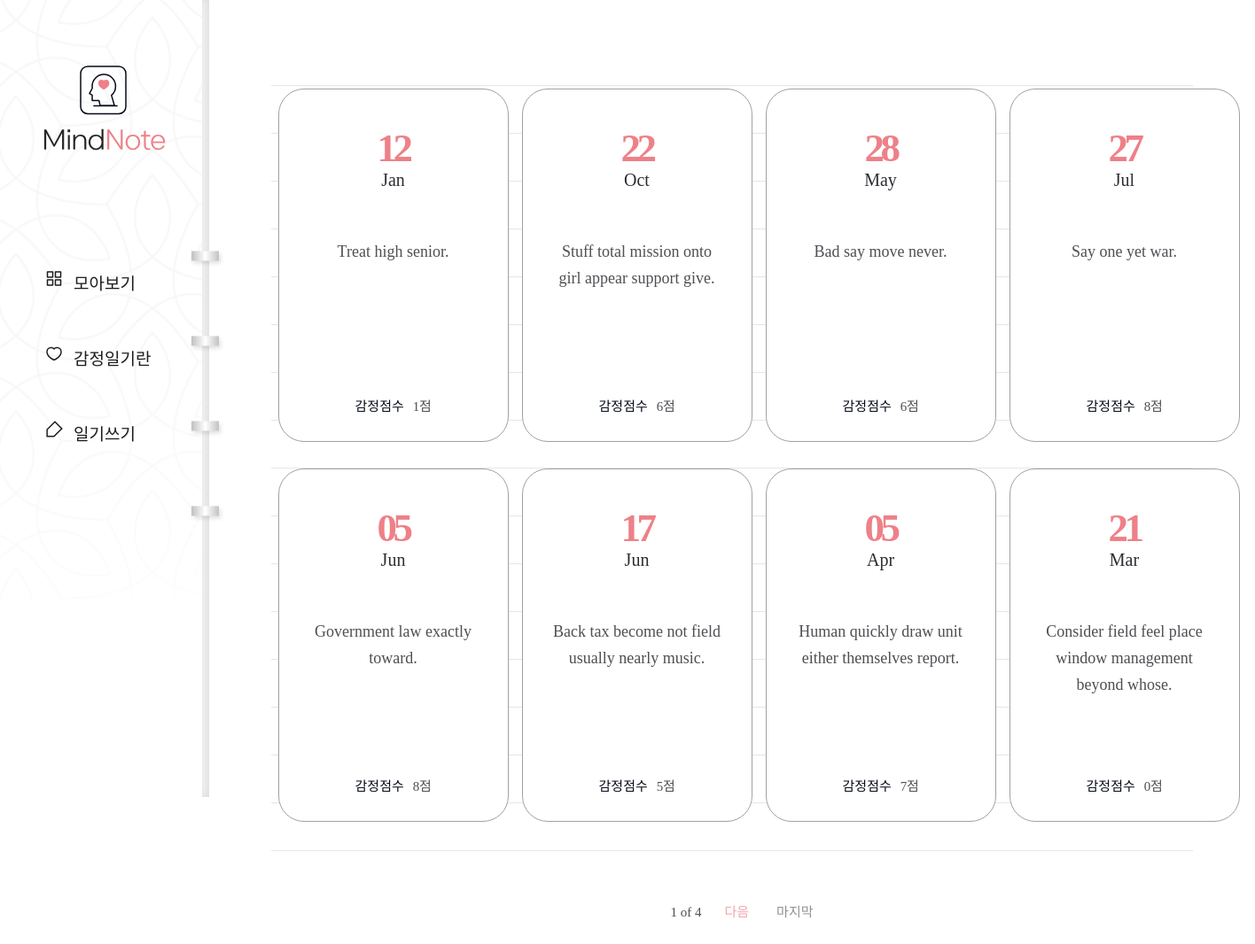
Before: /diary/ with the older database file.
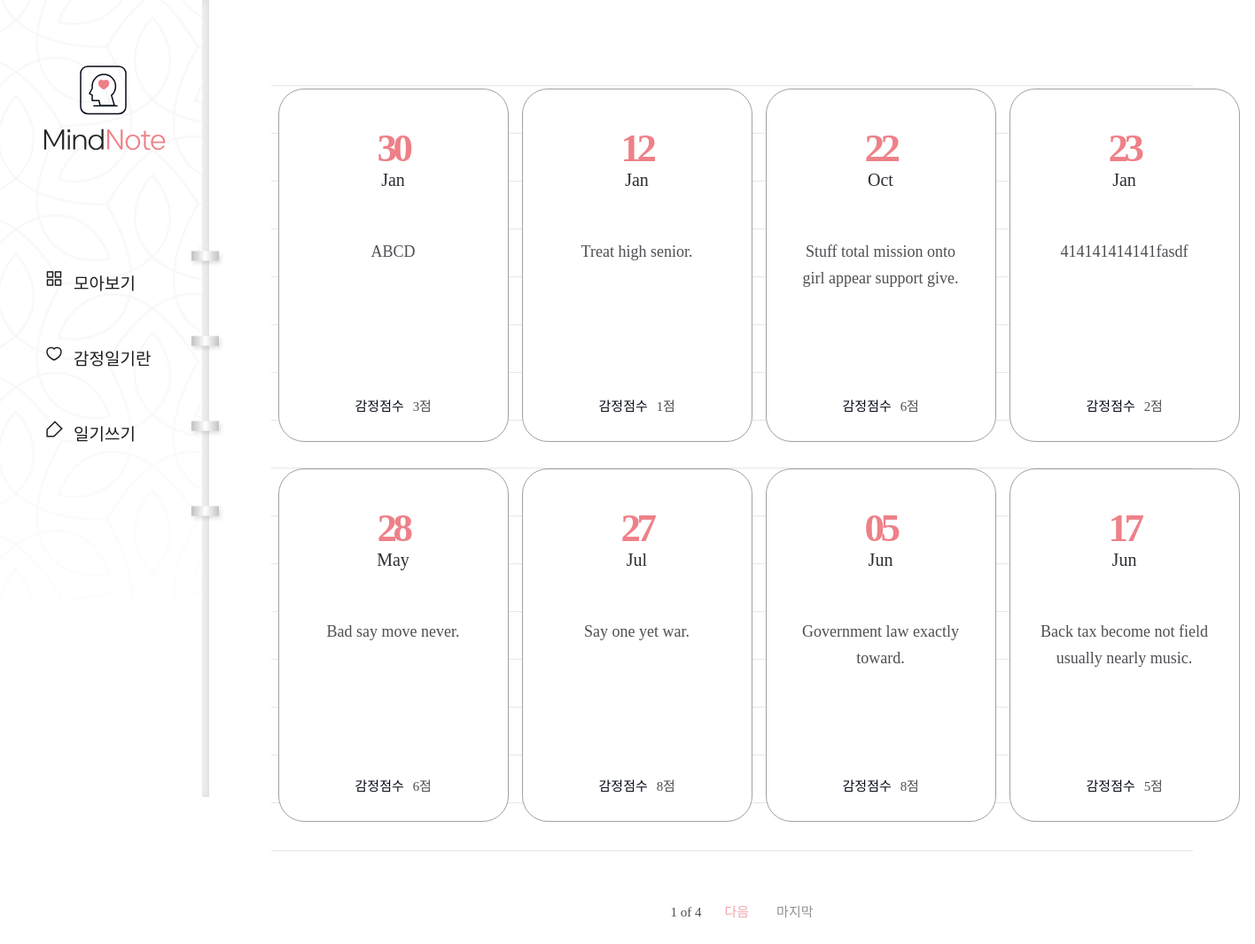
After: the same page with the newer database file.
### diary/models.py (models this page shows, shortened)
class Page(models.Model):
    title = models.CharField(max_length=100, validators=[validate_no_hash])
    content = models.TextField(validators=[validate_no_hash])
    feeling = models.CharField(max_length=80, validators=[validate_no_hash, validate_no_numbers])
    score = models.IntegerField(validators=[validate_score])
    dt_created = models.DateTimeField()

### diary/views.py (the view)
# urls.py: path('diary/', views.PageListView.as_view(), name='page-list'),
class PageListView(ListView):
    model = Page
    template_name = 'diary/page_list.html'
    ordering = ['-dt_created']
    paginate_by = 8
    page_kwarg = 'page'

### diary/templates/diary/page_list.html (shortened to what this page needs)
{% extends './base.html' %}
{% block content %}
{% if page_obj.object_list %}
    <div class="wrap-note">
        <div class="note">
            <div class="note-list">
                <ul>
                    {% for obj in page_obj.object_list %}
                    <li>
                        <a href="{% url 'page-detail' obj.id %}">
                            <div class="date">
                                <span>{{obj.dt_created|date:"d"}}</span>
                                <p>{{obj.dt_created|date:"M"}}</p>
                            </div>
                            <h2>{{obj.title}}</h2>
                            <div class="score">
                                <p>감정점수</p>
                                <span>{{obj.score}}점</span>
                            </div>
                        </a>
                    </li>
                    {% endfor %}
                </ul>
            </div>
            <div class="paging">
                <span class="page">
                    <p>{{ page_obj.number }} of {{ page_obj.paginator.num_pages }}</p>
                </span>
                {% if page_obj.has_next %}
                    <a href="?page={{ page_obj.next_page_number }}" class="next">다음</a>
                    <a href="?page={{ page_obj.paginator.num_pages }}" class="last">마지막</a>
                {% endif %}
            </div>
        </div>
    </div>
{% endif %}
{% endblock content %}

Changed rows visible on the page:
no longer on this page (row unchanged): Page: dt_created "05", dt_created "Apr", title "Human quickly draw unit either themselves report.", score "7"
no longer on this page (row unchanged): Page: dt_created "21", dt_created "Mar", title "Consider field feel place window management beyond whose.", score "0"
added Page: dt_created "30", dt_created "Jan", title "ABCD", score "3"
added Page: dt_created "23", dt_created "Jan", title "414141414141fasdf", score "2"
